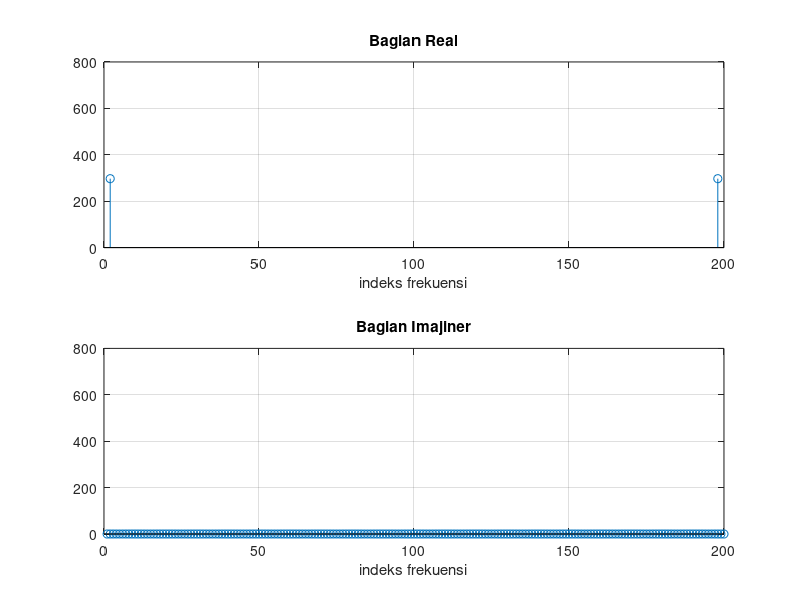

This chart was generated by the following MATLAB code:
clear all
N=200;
nn=N-1;
for k = 1:200
   x_n=0.0;
   for n=1:nn
       x_n=(3*cos(0.02*pi*n)).*(exp(-j*k*2*pi*n/200))+x_n;
   end
   yR(k)=real(x_n);
   yI(k)=imag(x_n);
   magni_k(k)=sqrt(real(x_n).*real(x_n)+imag(x_n).*imag(x_n));
end
subplot(211);
stem(yR)
axis([0 200 0 800])
xlabel('indeks frekuensi')
title('Bagian Real')
grid;
subplot(212);
stem(yI)
axis([0 200 0 800])
xlabel('indeks frekuensi')
title('Bagian Imajiner')
grid;